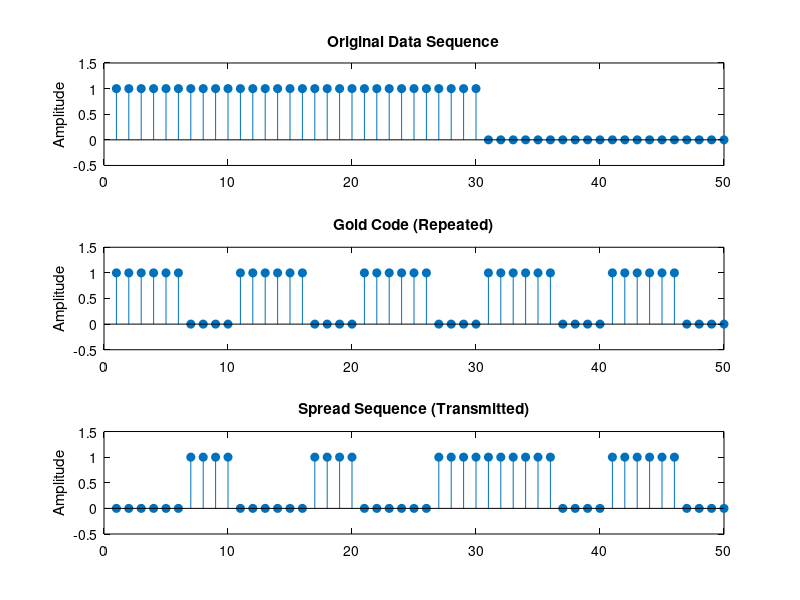
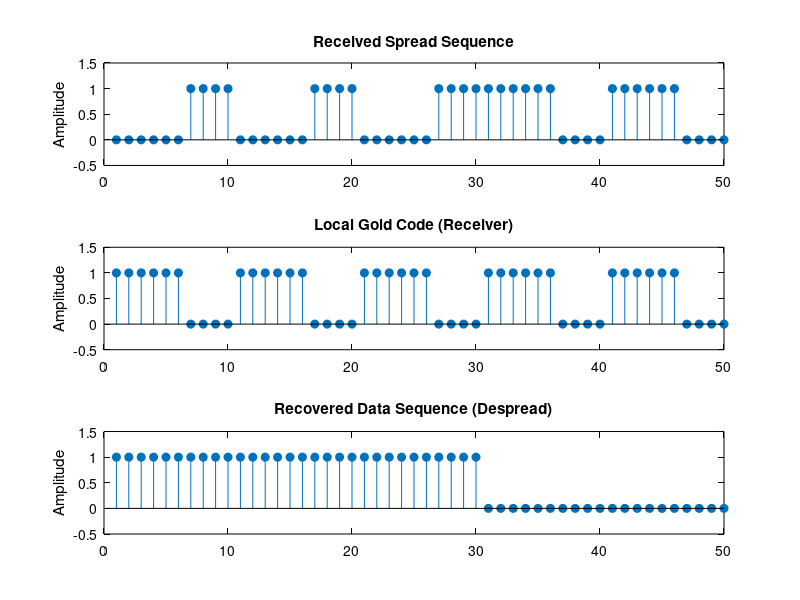

These charts were generated, in order, by the following MATLAB code:
clc;
clear;
close all;

% --- 1. INITIALIZATION ---
LD = 5;  % Length of Data
LG = 10; % Length of Gold Code

% Generate random binary Data and Gold Code
Data = randi([0 1], 1, LD);
Goldcode = randi([0 1], 1, LG);

% --- 2. SPREADING (TRANSMITTER) ---
% Preallocate spread array for speed
spread = zeros(1, LD * LG); 
k = 1;

for i = 1:LD
    for j = 1:LG
        % XOR spreading logic
        spread(1,k) = xor(Data(1,i), Goldcode(1,j));
        k = k + 1;
    end
end

% --- 3. PLOTTING TRANSMITTER ---
figure('Name', 'CDMA Transmitter', 'Color', 'w');

% Create pulses so time axes align perfectly on graphs
Data_pulse = repelem(Data, LG);
Gold_pulse = repmat(Goldcode, 1, LD);

subplot(3,1,1);
stem(Data_pulse, 'filled');
ylabel('Amplitude'); title('Original Data Sequence');
ylim([-0.5 1.5]);

subplot(3,1,2);
stem(Gold_pulse, 'filled');
ylabel('Amplitude'); title('Gold Code (Repeated)');
ylim([-0.5 1.5]);

subplot(3,1,3);
stem(spread, 'filled');
ylabel('Amplitude'); title('Spread Sequence (Transmitted)');
ylim([-0.5 1.5]);

% Apply formatting and save
set(findall(gcf, 'Type', 'axes'), 'Color', 'w', 'XColor', 'k', 'YColor', 'k');
exportgraphics(gcf, 'CDMA_Transmitter.png', 'Resolution', 300);

% --- 4. DESPREADING (RECEIVER) ---
b2 = zeros(1, LD);
k = 1;

for i = 1:LD
    s = 0; % Sum accumulator
    for j = 1:LG
        % XOR incoming spread signal with local Gold Code
        temp = xor(spread(1,k), Goldcode(1,j));
        s = s + temp;
        k = k + 1;
    end
    
    % Decision logic: if sum is 0, original bit was 0. 
    if(s == 0)
        b2(1,i) = 0;
    else
        b2(1,i) = 1;
    end
end

despreaded_signal = b2;

% --- 5. PLOTTING RECEIVER ---
figure('Name', 'CDMA Receiver', 'Color', 'w');

% Recreate pulse shape for the recovered data
pattern = repelem(despreaded_signal, LG);

subplot(3,1,1);
stem(spread, 'filled');
ylabel('Amplitude'); title('Received Spread Sequence');
ylim([-0.5 1.5]);

subplot(3,1,2);
stem(Gold_pulse, 'filled');
ylabel('Amplitude'); title('Local Gold Code (Receiver)');
ylim([-0.5 1.5]);

subplot(3,1,3);
stem(pattern, 'filled');
ylabel('Amplitude'); title('Recovered Data Sequence (Despread)');
ylim([-0.5 1.5]);

% Apply formatting and save
set(findall(gcf, 'Type', 'axes'), 'Color', 'w', 'XColor', 'k', 'YColor', 'k');
exportgraphics(gcf, 'CDMA_Receiver.png', 'Resolution', 300);
